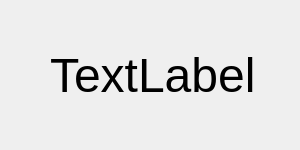
<?xml version="1.0" encoding="UTF-8"?>
<ui version="4.0">
 <class>auxiliarA</class>
 <widget class="QDialog" name="auxiliarA">
  <property name="geometry">
   <rect>
    <x>0</x>
    <y>0</y>
    <width>300</width>
    <height>150</height>
   </rect>
  </property>
  <property name="windowTitle">
   <string>Dialog</string>
  </property>
  <widget class="QLabel" name="label">
   <property name="geometry">
    <rect>
     <x>50</x>
     <y>40</y>
     <width>211</width>
     <height>71</height>
    </rect>
   </property>
   <property name="font">
    <font>
     <pointsize>36</pointsize>
    </font>
   </property>
   <property name="text">
    <string>TextLabel</string>
   </property>
  </widget>
 </widget>
 <resources/>
 <connections/>
</ui>
